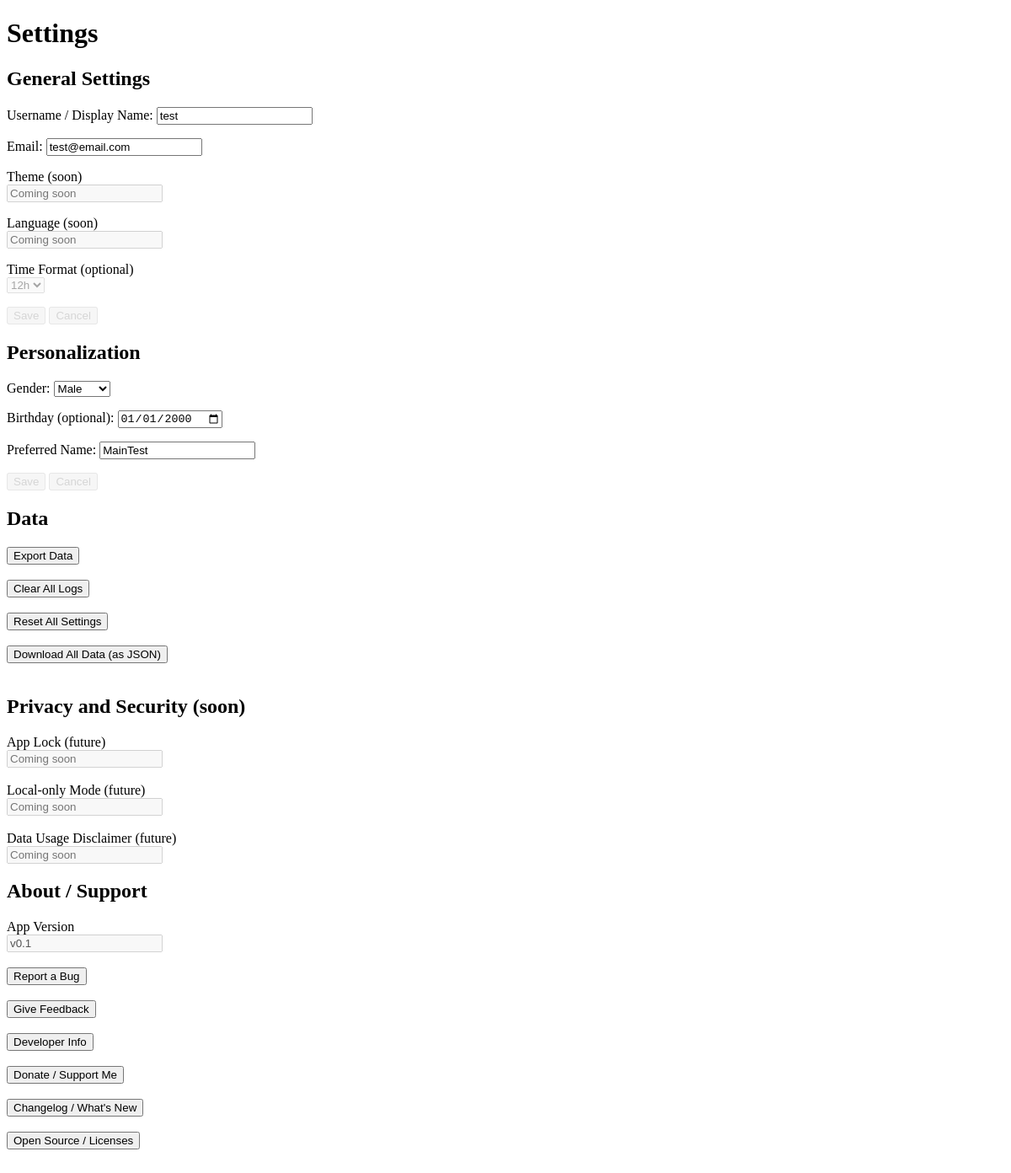
The app's page /auth/settings/ (signed in), older data.
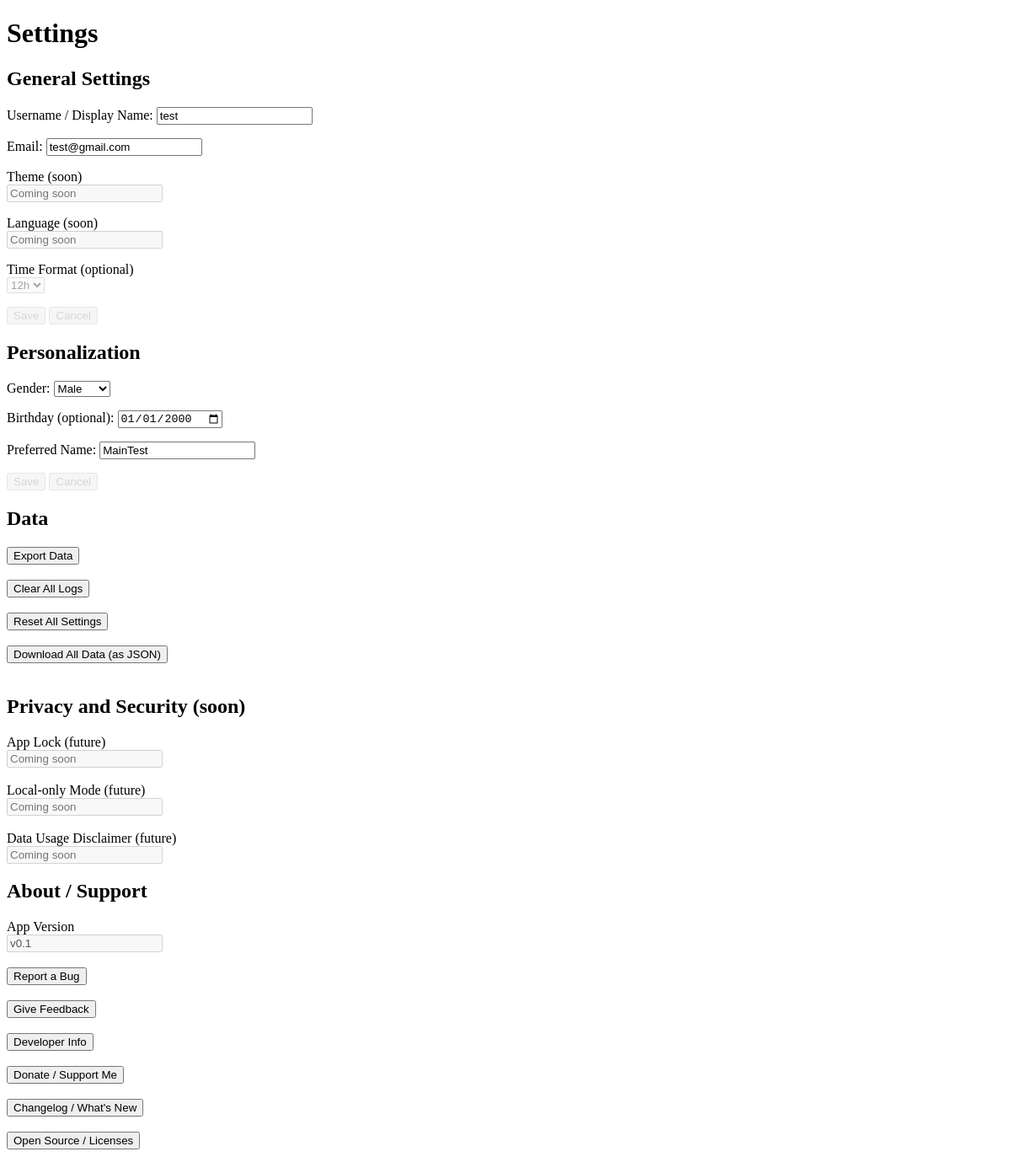
The same page, newer data.
### authapp/models.py (models this page shows, shortened)
class CustomUser(AbstractUser):
    username = models.CharField(
        _('username'),
        max_length=12,
        unique=True,
        help_text=_('Required. 3-12 characters. Letters and digits only.'),
        validators=[
            RegexValidator(
                regex=r'^[A-Za-z0-9]+$',
                message=_('Username can only contain letters and digits.')
            ),
            MinLengthValidator(3, _('Username must have at least 3 characters.')),
            MaxLengthValidator(12, _('Username cannot exceed 12 characters.')),
        ],
        error_messages={
            'unique': _("This username is already taken."),
        },
    )
    first_name = None
    last_name = None
    GENDER_CHOICES = [
        (1, 'Male'),
        (2, 'Female'),
    ]
    preferred_name = models.CharField(max_length=100, blank=True)
    b_day = models.DateField(null=True, blank=True)
    gender = models.IntegerField(choices=GENDER_CHOICES, null=True, blank=True)

### authapp/views.py (the view)
# urls.py: path('settings/', settings_view, name='settings'),
@login_required
def settings_view(request):
    user = request.user
    if request.method == 'POST':
        if 'save_general' in request.POST:
            general_form = GeneralSettingsForm(request.POST, user_instance=user)
            personalization_form = PersonalizationForm(user_instance=user)  # unbound
            if general_form.is_valid():
                general_form.save()
                return redirect('settings')
            else:
                general_form.fields['username'].initial = user.username
                general_form.fields['email'].initial = user.email
                general_form.data = general_form.data.copy()
                general_form.data['username'] = user.username
                general_form.data['email'] = user.email
        elif 'save_personalization' in request.POST:
            personalization_form = PersonalizationForm(request.POST, user_instance=user)
            general_form = GeneralSettingsForm(user_instance=user)  # unbound
            if personalization_form.is_valid():
                personalization_form.save()
                return redirect('settings')
        else:
            general_form = GeneralSettingsForm(user_instance=user)
            personalization_form = PersonalizationForm(user_instance=user)
    else:
        general_form = GeneralSettingsForm(user_instance=user)
        personalization_form = PersonalizationForm(user_instance=user)
    return render(request, 'authapp/settings.html', {
        'general_form': general_form,
        'personalization_form': personalization_form,
    })

### authapp/forms.py (shortened to what this page needs)
class GeneralSettingsForm(forms.Form):
    username = forms.CharField(
        label="Username / Display Name",
        max_length=12,          # match your model
        min_length=3,           # match your model
        required=True
    )
    email = forms.EmailField(label="Email", required=False)
    def __init__(self, *args, **kwargs):
        self.user_instance = kwargs.pop('user_instance', None)
        super().__init__(*args, **kwargs)
        if self.user_instance:
            self.fields['username'].initial = self.user_instance.username
            self.fields['email'].initial = self.user_instance.email

### authapp/templates/authapp/settings.html (shortened to what this page needs)
{% load static %}
<!DOCTYPE html>
<html lang="en">
<head>
  <link rel="stylesheet" href="{% static 'authapp/css/settings.css' %}">
</head>
<body>
  <h1>Settings</h1>
  <form method="POST" action="">
    <h2>General Settings</h2>
    <p>
      {{ general_form.username.label_tag }}
      {{ general_form.username }}
    </p>
    <p>
      {{ general_form.email.label_tag }}
      {{ general_form.email }}
    </p>
    <p>
      <label>Theme (soon)</label><br>
      <input type="text" disabled placeholder="Coming soon">
    </p>
    <p>
      <label>Language (soon)</label><br>
      <input type="text" disabled placeholder="Coming soon">
    </p>
    <p>
      <label>Time Format (optional)</label><br>
      <select disabled>
        <option value="12">12h</option>
      </select>
    </p>
    <button type="submit" name="save_general">Save</button>
    <button type="button" onclick="window.location.href='{% url 'settings' %}'">Cancel</button>
  </form>
  <form method="POST" action="">
    <h2>Personalization</h2>
    <p>
      {{ personalization_form.gender.label_tag }}
      {{ personalization_form.gender }}
    </p>
    <p>
      {{ personalization_form.b_day.label_tag }}
      {{ personalization_form.b_day }}
    </p>
    <p>
      {{ personalization_form.preferred_name.label_tag }}
      {{ personalization_form.preferred_name }}
    </p>
    <button type="submit" name="save_personalization">Save</button>
    <button type="button" onclick="window.location.href='{% url 'settings' %}'">Cancel</button>
  </form>
  <h2>Data</h2>
  <p>
    <button>Export Data</button><br><br>
    <button>Clear All Logs</button><br><br>
    <button>Reset All Settings</button><br><br>
    <button>Download All Data (as JSON)</button><br><br>
  </p>
  <h2>Privacy and Security (soon)</h2>
  <p>
    <label>App Lock (future)</label><br>
    <input type="text" disabled placeholder="Coming soon"><br><br>
    <label>Local-only Mode (future)</label><br>
    <input type="text" disabled placeholder="Coming soon"><br><br>
    <label>Data Usage Disclaimer (future)</label><br>
    <input type="text" disabled placeholder="Coming soon">
  </p>
  <h2>About / Support</h2>
  <p>
    <label>App Version</label><br>
    <input type="text" value="v0.1" disabled><br><br>
    <button>Report a Bug</button><br><br>
    <button>Give Feedback</button><br><br>
    <button>Developer Info</button><br><br>
    <button>Donate / Support Me</button><br><br>
    <button>Changelog / What's New</button><br><br>
    <button>Open Source / Licenses</button><br><br>
  </p>
</body>
</html>

Row changes from the older to the newer data that the page shows:
changed CustomUser "test": email "test@email.com" → "test@gmail.com"
